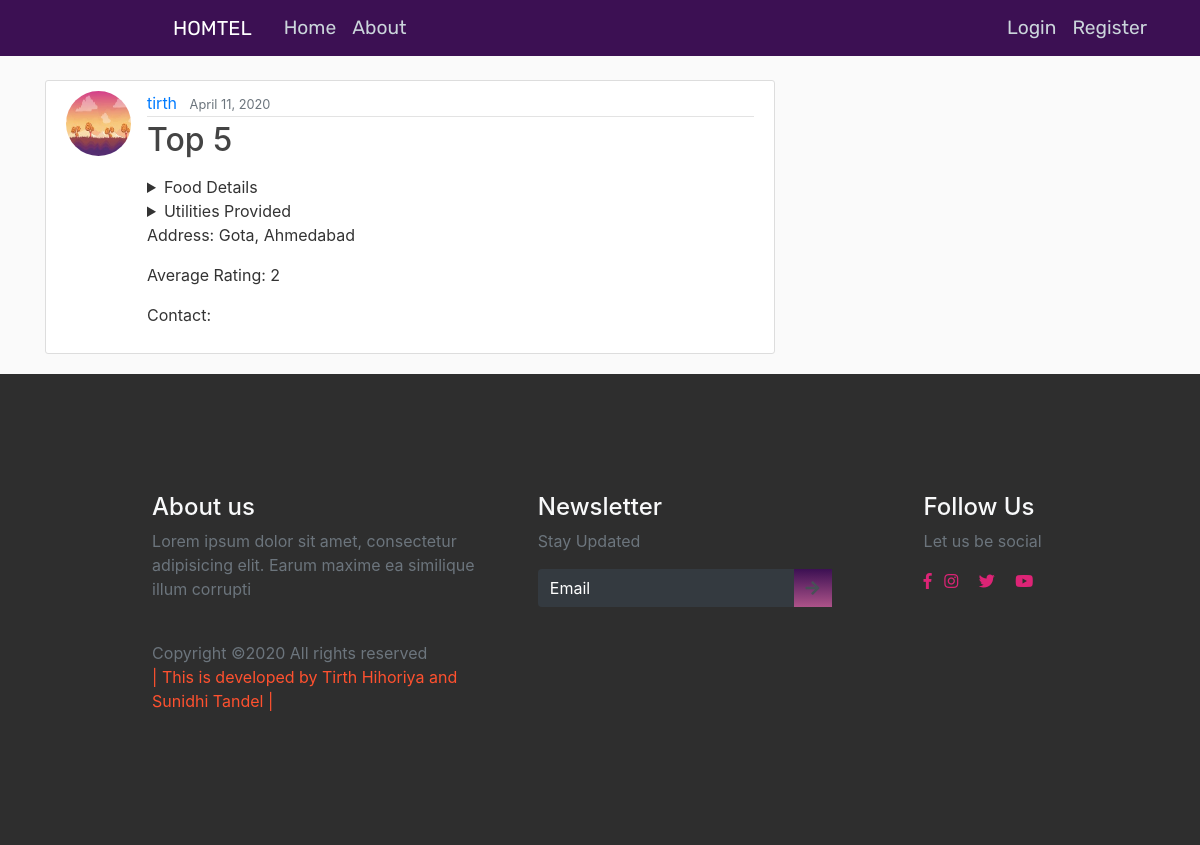
The app's page /post/75 with its own data.
### blog/models.py (models this page shows, shortened)
class Post(models.Model):
    CITY_CHOICES = [
        ("gandhinagar", "Gandhinagar"),
        ("ahmedabad", "Ahmedabad"),
        ("bhavnagar", "Bhavnagar"),
    ]
    AREA_CHOICES = [
        ("gota", "Gota"),
        ("vaishnodevi", "Vaishnodevi"),
        ("godhrej", "Godhrej Garden City"),
    ]
    RATING_CHOICES = [("1", "1"), ("2", "2"), ("3", "3"), ("4", "4"), ("5", "5")]
    hostel_name = models.CharField(max_length=20)
    address = models.CharField(max_length=100, default="UNK")
    area = models.CharField(max_length=20, choices=AREA_CHOICES, default="UNK")
    city = models.CharField(max_length=20, choices=CITY_CHOICES, default="UNK")
    rating = models.CharField(max_length=1, choices=RATING_CHOICES, default="UNK")
    breakfast = models.BooleanField(default=False)
    lunch = models.BooleanField(default=False)
    dinner = models.BooleanField(default=False)
    transportation = models.BooleanField(default=False)
    cctv = models.BooleanField(default=False)
    fridge = models.BooleanField(default=False)
    washing_machine = models.BooleanField(default=False)
    geyser = models.BooleanField(default=False)
    ac = models.BooleanField(default=False)
    date_posted = models.DateTimeField(
        default=timezone.now
    )  # only when post was created use--> auto_now_add=True
    author = models.ForeignKey(User, on_delete=models.CASCADE)

### users/models.py (models this page shows, shortened)
class Profile(models.Model):
    user = models.OneToOneField(User, on_delete=models.CASCADE)
    image = models.ImageField(default="default.jpg", upload_to="profile_pics")

### blog/views.py (the view)
# urls.py: path("post/<int:pk>", PostDetailView.as_view(), name="post-detail"),
class PostDetailView(DetailView):
    model = Post

### blog/templates/blog/post_detail.html (shortened to what this page needs)
{% extends "blog/base.html" %}
{% block content %}
    <article class="media content-section">
        <img src="{{ object.author.profile.image.url }}" alt="profile_pic" class="rounded-circle article-img">
        <div class="media-body">
        <div class="article-metadata">
            <a class="mr-2" href="{% url 'user-posts' object.author.username %}">{{ object.author }}</a>
            <small class="text-muted">{{ object.date_posted|date:"F d, Y" }}</small>
        </div>
        <h2 class="article-title">{{ object.hostel_name }}</h2>
        <div class="article-specs">
            <details>
            <summary>Food Details</summary>
            </details>
            <details>
                <summary>Utilities Provided</summary>
                </details>
        <p class="article-content">Address: {{ object.area}},&nbsp{{ object.city}}</p>
        <p class="article-content">Average Rating: {{ object.rating}}</p>
        <p class="article-content">Contact: {{ user.contact }}</p>
        </div>
    </article>
{% endblock content %}

### blog/static/blog/main.css (style rules this page uses)
body { background: #fafafa; color: #333333; margin-top: 5rem; }
h1, h2, h3, h4, h5, h6 { color: #f8f9fa; }
.content-section { background: #ffffff; padding: 10px 20px; border: 1px solid #dddddd; border-radius: 3px; margin-bottom: 20px; }
.article-title { color: #444444; }
.article-content { white-space: pre-line; }
.article-img { height: 65px; width: 65px; margin-right: 16px; }
.article-metadata { padding-bottom: 1px; margin-bottom: 4px; border-bottom: 1px solid #e3e3e3 }

### blog/static/blog/Style.css (style rules this page uses)
* { box-sizing: border-box; }
:root { --Rubik-font: "Rubik", cursive; --Rubik: "Rubik", cursive; --Patua: "Patua One", cursive; --Lobster: "lobster", cursive; --light-black: #2e2c2caf; --bggradient: linear-gradient(to bottom, #3c1053 ,#ad5389); --light-gray: rgba(255, 255, 255, 0.877); }

### records on screen
Post: author.profile.image (picture), author "tirth", date_posted "April 11, 2020", hostel_name "Top 5", area "Gota", city "Ahmedabad", rating "2"
